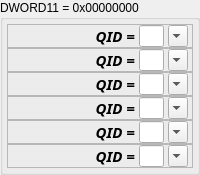
             <widget class="QGroupBox" name="grpBoxDW11">
              <property name="title">
               <string>DWORD11 = 0x00000000</string>
              </property>
              <property name="flat">
               <bool>false</bool>
              </property>
              <layout class="QVBoxLayout" name="verticalLayout_7" stretch="0,0,0,0,0,0">
               <property name="spacing">
                <number>0</number>
               </property>
               <property name="margin">
                <number>4</number>
               </property>
               <item>
                <widget class="QFrame" name="frameDW11Field0">
                 <property name="frameShape">
                  <enum>QFrame::StyledPanel</enum>
                 </property>
                 <property name="frameShadow">
                  <enum>QFrame::Raised</enum>
                 </property>
                 <layout class="QHBoxLayout" name="horizontalLayout_12" stretch="5,1,0">
                  <property name="spacing">
                   <number>4</number>
                  </property>
                  <property name="leftMargin">
                   <number>4</number>
                  </property>
                  <property name="topMargin">
                   <number>0</number>
                  </property>
                  <property name="rightMargin">
                   <number>4</number>
                  </property>
                  <property name="bottomMargin">
                   <number>0</number>
                  </property>
                  <item>
                   <widget class="QLabel" name="labelDW11Field0">
                    <property name="font">
                     <font>
                      <family>Ubuntu Mono</family>
                      <pointsize>11</pointsize>
                      <weight>75</weight>
                      <italic>true</italic>
                      <bold>true</bold>
                      <underline>false</underline>
                      <strikeout>false</strikeout>
                      <kerning>true</kerning>
                     </font>
                    </property>
                    <property name="text">
                     <string>QID =</string>
                    </property>
                    <property name="alignment">
                     <set>Qt::AlignRight|Qt::AlignTrailing|Qt::AlignVCenter</set>
                    </property>
                   </widget>
                  </item>
                  <item>
                   <widget class="QLineEdit" name="editDW11Field0">
                    <property name="inputMask">
                     <string/>
                    </property>
                    <property name="text">
                     <string/>
                    </property>
                    <property name="maxLength">
                     <number>32767</number>
                    </property>
                    <property name="cursorPosition">
                     <number>0</number>
                    </property>
                   </widget>
                  </item>
                  <item>
                   <widget class="QComboBox" name="cbDW11Field0">
                    <property name="sizePolicy">
                     <sizepolicy hsizetype="Minimum" vsizetype="Fixed">
                      <horstretch>0</horstretch>
                      <verstretch>0</verstretch>
                     </sizepolicy>
                    </property>
                    <property name="minimumSize">
                     <size>
                      <width>20</width>
                      <height>0</height>
                     </size>
                    </property>
                    <property name="maximumSize">
                     <size>
                      <width>20</width>
                      <height>16777215</height>
                     </size>
                    </property>
                    <property name="editable">
                     <bool>false</bool>
                    </property>
                   </widget>
                  </item>
                 </layout>
                </widget>
               </item>
               <item>
                <widget class="QFrame" name="frameDW11Field1">
                 <property name="frameShape">
                  <enum>QFrame::StyledPanel</enum>
                 </property>
                 <property name="frameShadow">
                  <enum>QFrame::Raised</enum>
                 </property>
                 <layout class="QHBoxLayout" name="horizontalLayout_13" stretch="5,1,0">
                  <property name="spacing">
                   <number>4</number>
                  </property>
                  <property name="leftMargin">
                   <number>4</number>
                  </property>
                  <property name="topMargin">
                   <number>0</number>
                  </property>
                  <property name="rightMargin">
                   <number>4</number>
                  </property>
                  <property name="bottomMargin">
                   <number>0</number>
                  </property>
                  <item>
                   <widget class="QLabel" name="labelDW11Field1">
                    <property name="font">
                     <font>
                      <family>Ubuntu Mono</family>
                      <pointsize>11</pointsize>
                      <weight>75</weight>
                      <italic>true</italic>
                      <bold>true</bold>
                      <underline>false</underline>
                      <strikeout>false</strikeout>
                      <kerning>true</kerning>
                     </font>
                    </property>
                    <property name="text">
                     <string>QID =</string>
                    </property>
                    <property name="alignment">
                     <set>Qt::AlignRight|Qt::AlignTrailing|Qt::AlignVCenter</set>
                    </property>
                   </widget>
                  </item>
                  <item>
                   <widget class="QLineEdit" name="editDW11Field1">
                    <property name="inputMask">
                     <string/>
                    </property>
                    <property name="text">
                     <string/>
                    </property>
                    <property name="maxLength">
                     <number>32767</number>
                    </property>
                    <property name="cursorPosition">
                     <number>0</number>
                    </property>
                   </widget>
                  </item>
                  <item>
                   <widget class="QComboBox" name="cbDW11Field1">
                    <property name="sizePolicy">
                     <sizepolicy hsizetype="Minimum" vsizetype="Fixed">
                      <horstretch>0</horstretch>
                      <verstretch>0</verstretch>
                     </sizepolicy>
                    </property>
                    <property name="minimumSize">
                     <size>
                      <width>20</width>
                      <height>0</height>
                     </size>
                    </property>
                    <property name="maximumSize">
                     <size>
                      <width>20</width>
                      <height>16777215</height>
                     </size>
                    </property>
                    <property name="editable">
                     <bool>false</bool>
                    </property>
                   </widget>
                  </item>
                 </layout>
                </widget>
               </item>
               <item>
                <widget class="QFrame" name="frameDW11Field2">
                 <property name="frameShape">
                  <enum>QFrame::StyledPanel</enum>
                 </property>
                 <property name="frameShadow">
                  <enum>QFrame::Raised</enum>
                 </property>
                 <layout class="QHBoxLayout" name="horizontalLayout_14" stretch="5,1,0">
                  <property name="spacing">
                   <number>4</number>
                  </property>
                  <property name="leftMargin">
                   <number>4</number>
                  </property>
                  <property name="topMargin">
                   <number>0</number>
                  </property>
                  <property name="rightMargin">
                   <number>4</number>
                  </property>
                  <property name="bottomMargin">
                   <number>0</number>
                  </property>
                  <item>
                   <widget class="QLabel" name="labelDW11Field2">
                    <property name="font">
                     <font>
                      <family>Ubuntu Mono</family>
                      <pointsize>11</pointsize>
                      <weight>75</weight>
                      <italic>true</italic>
                      <bold>true</bold>
                      <underline>false</underline>
                      <strikeout>false</strikeout>
                      <kerning>true</kerning>
                     </font>
                    </property>
                    <property name="text">
                     <string>QID =</string>
                    </property>
                    <property name="alignment">
                     <set>Qt::AlignRight|Qt::AlignTrailing|Qt::AlignVCenter</set>
                    </property>
                   </widget>
                  </item>
                  <item>
                   <widget class="QLineEdit" name="editDW11Field2">
                    <property name="inputMask">
                     <string/>
                    </property>
                    <property name="text">
                     <string/>
                    </property>
                    <property name="maxLength">
                     <number>32767</number>
                    </property>
                    <property name="cursorPosition">
                     <number>0</number>
                    </property>
                   </widget>
                  </item>
                  <item>
                   <widget class="QComboBox" name="cbDW11Field2">
                    <property name="sizePolicy">
                     <sizepolicy hsizetype="Minimum" vsizetype="Fixed">
                      <horstretch>0</horstretch>
                      <verstretch>0</verstretch>
                     </sizepolicy>
                    </property>
                    <property name="minimumSize">
                     <size>
                      <width>20</width>
                      <height>0</height>
                     </size>
                    </property>
                    <property name="maximumSize">
                     <size>
                      <width>20</width>
                      <height>16777215</height>
                     </size>
                    </property>
                    <property name="editable">
                     <bool>false</bool>
                    </property>
                   </widget>
                  </item>
                 </layout>
                </widget>
               </item>
               <item>
                <widget class="QFrame" name="frameDW11Field3">
                 <property name="frameShape">
                  <enum>QFrame::StyledPanel</enum>
                 </property>
                 <property name="frameShadow">
                  <enum>QFrame::Raised</enum>
                 </property>
                 <layout class="QHBoxLayout" name="horizontalLayout_17" stretch="5,1,0">
                  <property name="spacing">
                   <number>4</number>
                  </property>
                  <property name="leftMargin">
                   <number>4</number>
                  </property>
                  <property name="topMargin">
                   <number>0</number>
                  </property>
                  <property name="rightMargin">
                   <number>4</number>
                  </property>
                  <property name="bottomMargin">
                   <number>0</number>
                  </property>
                  <item>
                   <widget class="QLabel" name="labelDW11Field3">
                    <property name="font">
                     <font>
                      <family>Ubuntu Mono</family>
                      <pointsize>11</pointsize>
                      <weight>75</weight>
                      <italic>true</italic>
                      <bold>true</bold>
                      <underline>false</underline>
                      <strikeout>false</strikeout>
                      <kerning>true</kerning>
                     </font>
                    </property>
                    <property name="text">
                     <string>QID =</string>
                    </property>
                    <property name="alignment">
                     <set>Qt::AlignRight|Qt::AlignTrailing|Qt::AlignVCenter</set>
                    </property>
                   </widget>
                  </item>
                  <item>
                   <widget class="QLineEdit" name="editDW11Field3">
                    <property name="inputMask">
                     <string/>
                    </property>
                    <property name="text">
                     <string/>
                    </property>
                    <property name="maxLength">
                     <number>32767</number>
                    </property>
                    <property name="cursorPosition">
                     <number>0</number>
                    </property>
                   </widget>
                  </item>
                  <item>
                   <widget class="QComboBox" name="cbDW11Field3">
                    <property name="sizePolicy">
                     <sizepolicy hsizetype="Minimum" vsizetype="Fixed">
                      <horstretch>0</horstretch>
                      <verstretch>0</verstretch>
                     </sizepolicy>
                    </property>
                    <property name="minimumSize">
                     <size>
                      <width>20</width>
                      <height>0</height>
                     </size>
                    </property>
                    <property name="maximumSize">
                     <size>
                      <width>20</width>
                      <height>16777215</height>
                     </size>
                    </property>
                    <property name="editable">
                     <bool>false</bool>
                    </property>
                   </widget>
                  </item>
                 </layout>
                </widget>
               </item>
               <item>
                <widget class="QFrame" name="frameDW11Field4">
                 <property name="frameShape">
                  <enum>QFrame::StyledPanel</enum>
                 </property>
                 <property name="frameShadow">
                  <enum>QFrame::Raised</enum>
                 </property>
                 <layout class="QHBoxLayout" name="horizontalLayout_15" stretch="5,1,0">
                  <property name="spacing">
                   <number>4</number>
                  </property>
                  <property name="leftMargin">
                   <number>4</number>
                  </property>
                  <property name="topMargin">
                   <number>0</number>
                  </property>
                  <property name="rightMargin">
                   <number>4</number>
                  </property>
                  <property name="bottomMargin">
                   <number>0</number>
                  </property>
                  <item>
                   <widget class="QLabel" name="labelDW11Field4">
                    <property name="font">
                     <font>
                      <family>Ubuntu Mono</family>
                      <pointsize>11</pointsize>
                      <weight>75</weight>
                      <italic>true</italic>
                      <bold>true</bold>
                      <underline>false</underline>
                      <strikeout>false</strikeout>
                      <kerning>true</kerning>
                     </font>
                    </property>
                    <property name="text">
                     <string>QID =</string>
                    </property>
                    <property name="alignment">
                     <set>Qt::AlignRight|Qt::AlignTrailing|Qt::AlignVCenter</set>
                    </property>
                   </widget>
                  </item>
                  <item>
                   <widget class="QLineEdit" name="editDW11Field4">
                    <property name="inputMask">
                     <string/>
                    </property>
                    <property name="text">
                     <string/>
                    </property>
                    <property name="maxLength">
                     <number>32767</number>
                    </property>
                    <property name="cursorPosition">
                     <number>0</number>
                    </property>
                   </widget>
                  </item>
                  <item>
                   <widget class="QComboBox" name="cbDW11Field4">
                    <property name="sizePolicy">
                     <sizepolicy hsizetype="Minimum" vsizetype="Fixed">
                      <horstretch>0</horstretch>
                      <verstretch>0</verstretch>
                     </sizepolicy>
                    </property>
                    <property name="minimumSize">
                     <size>
                      <width>20</width>
                      <height>0</height>
                     </size>
                    </property>
                    <property name="maximumSize">
                     <size>
                      <width>20</width>
                      <height>16777215</height>
                     </size>
                    </property>
                    <property name="editable">
                     <bool>false</bool>
                    </property>
                   </widget>
                  </item>
                 </layout>
                </widget>
               </item>
               <item>
                <widget class="QFrame" name="frameDW11Field5">
                 <property name="frameShape">
                  <enum>QFrame::StyledPanel</enum>
                 </property>
                 <property name="frameShadow">
                  <enum>QFrame::Raised</enum>
                 </property>
                 <layout class="QHBoxLayout" name="horizontalLayout_16" stretch="5,1,0">
                  <property name="spacing">
                   <number>4</number>
                  </property>
                  <property name="leftMargin">
                   <number>4</number>
                  </property>
                  <property name="topMargin">
                   <number>0</number>
                  </property>
                  <property name="rightMargin">
                   <number>4</number>
                  </property>
                  <property name="bottomMargin">
                   <number>0</number>
                  </property>
                  <item>
                   <widget class="QLabel" name="labelDW11Field5">
                    <property name="font">
                     <font>
                      <family>Ubuntu Mono</family>
                      <pointsize>11</pointsize>
                      <weight>75</weight>
                      <italic>true</italic>
                      <bold>true</bold>
                      <underline>false</underline>
                      <strikeout>false</strikeout>
                      <kerning>true</kerning>
                     </font>
                    </property>
                    <property name="text">
                     <string>QID =</string>
                    </property>
                    <property name="alignment">
                     <set>Qt::AlignRight|Qt::AlignTrailing|Qt::AlignVCenter</set>
                    </property>
                   </widget>
                  </item>
                  <item>
                   <widget class="QLineEdit" name="editDW11Field5">
                    <property name="inputMask">
                     <string/>
                    </property>
                    <property name="text">
                     <string/>
                    </property>
                    <property name="maxLength">
                     <number>32767</number>
                    </property>
                    <property name="cursorPosition">
                     <number>0</number>
                    </property>
                   </widget>
                  </item>
                  <item>
                   <widget class="QComboBox" name="cbDW11Field5">
                    <property name="sizePolicy">
                     <sizepolicy hsizetype="Minimum" vsizetype="Fixed">
                      <horstretch>0</horstretch>
                      <verstretch>0</verstretch>
                     </sizepolicy>
                    </property>
                    <property name="minimumSize">
                     <size>
                      <width>20</width>
                      <height>0</height>
                     </size>
                    </property>
                    <property name="maximumSize">
                     <size>
                      <width>20</width>
                      <height>16777215</height>
                     </size>
                    </property>
                    <property name="editable">
                     <bool>false</bool>
                    </property>
                   </widget>
                  </item>
                 </layout>
                </widget>
               </item>
              </layout>
             </widget>
